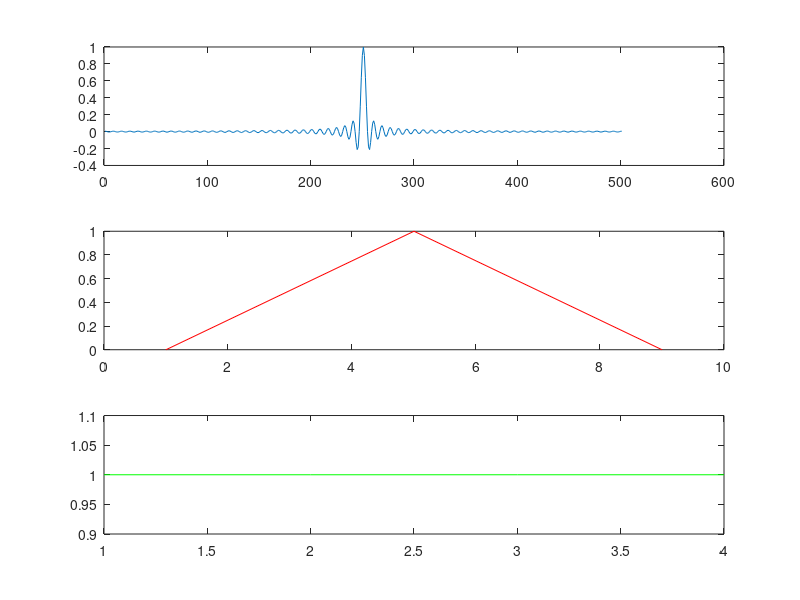
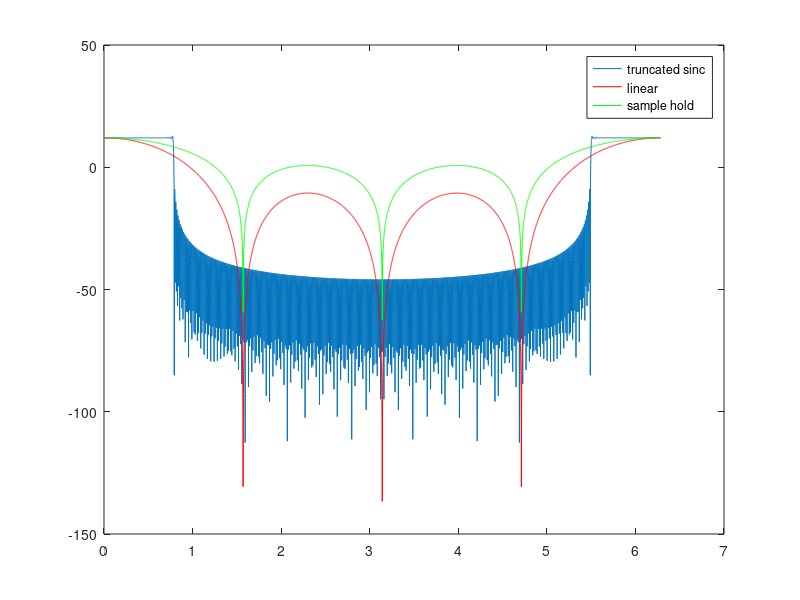
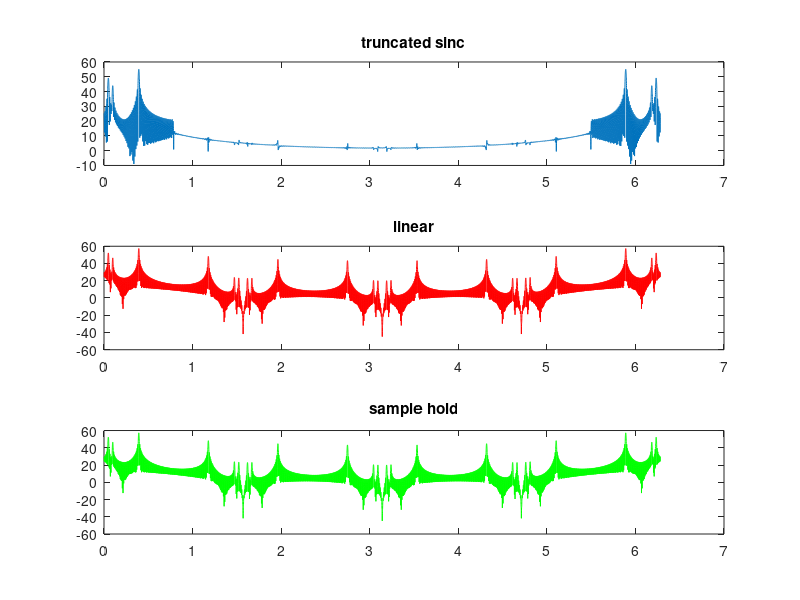

Reproduce these figures in MATLAB, in order.
clear, 
clc, 
close all;

w1=pi/16;
w2=pi/8;
w3=pi/2;
n=[0:200];
x = cos(w1*n)+0.5*cos(w2*n)+2*cos(w3*n);
%[x, Fs] = wavread('flute2.wav');
%x = x';

M = 4;
N = length(x);

% interpolate
% truncated sinc
Nfft = 2^14;
w = 2*pi*[0:Nfft-1]/Nfft;
Nh = 500;
n = [-Nh/2 :Nh/2];
h1 = sinc(n/M)';
H1 = fft(h1,Nfft);
% linear
h2 = bartlett(2*M+1);
H2 = fft(h2,Nfft);
% sample hold
h3 = ones(M,1);
H3 = fft(h3, Nfft);

figure, subplot(311), plot(h1)
subplot(312), plot(h2,'r')
subplot(313), plot(h3,'g')

figure, plot(w, 20*log10(abs(H1)));
hold on
plot(w, 20*log10(abs(H2)), 'r');
plot(w, 20*log10(abs(H3)), 'g');
legend('truncated sinc', 'linear', 'sample hold');
hold off

xup = zeros(M*length(x), 1); 
xup(1:M:end ) = x ;

x1 = filter(h1, 1, xup)';
x2 = filter(h2, 1, xup)';
x3 = filter(h3, 1, xup)';

X1 = fft(x1,Nfft);
X2 = fft(x3,Nfft);
X3 = fft(x3,Nfft);

figure, subplot(311), plot(w, 20*log10(abs(X1)));
title('truncated sinc')
subplot(312), plot(w, 20*log10(abs(X2)), 'r'); title('linear')
subplot(313), plot(w, 20*log10(abs(X3)), 'g'); title('sample hold')
